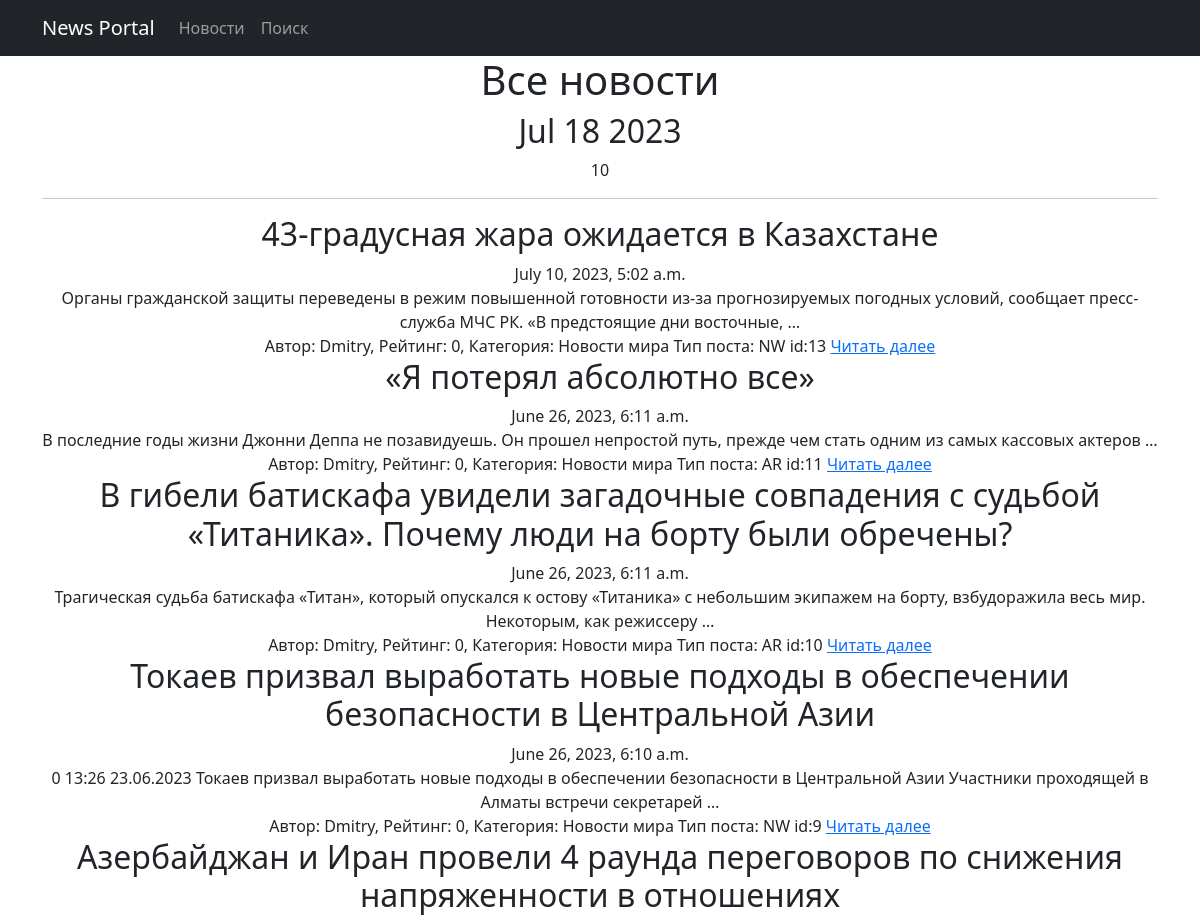
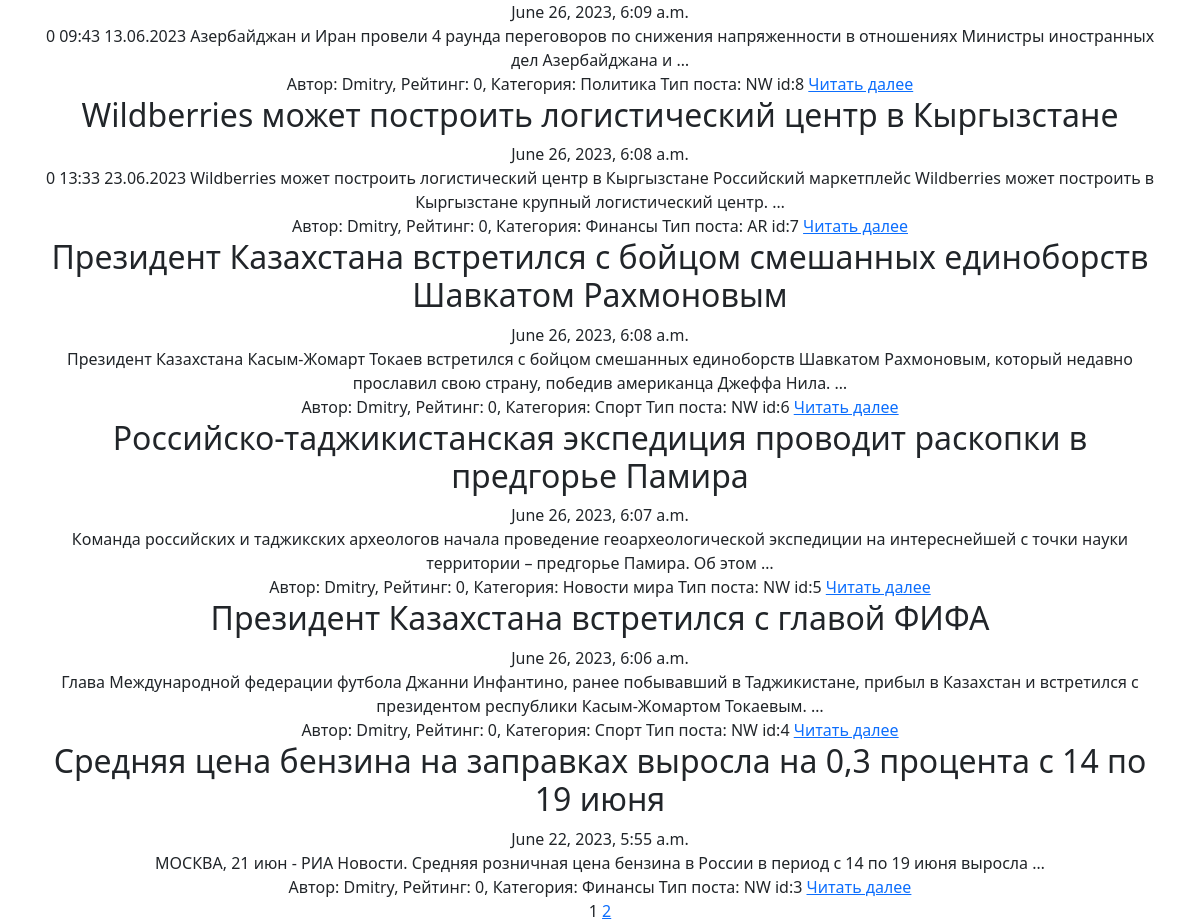
/posts/, run on the app's committed database (2 pictures, top to bottom).
### news/models.py (models this page shows, shortened)
class Post(models.Model):
    article = 'AR'
    news = 'NW'
    POST_TYPE = [
        (article, 'Статья'),
        (news, 'Новости')
    ]
    author = models.ForeignKey(Author, on_delete=models.CASCADE)
    postType = models.CharField(max_length=2, choices=POST_TYPE, default=article)
    timeDateCreation = models.DateTimeField(auto_now_add=True)
    postCategory = models.ManyToManyField(Category, through="PostCategory")
    title = models.CharField(max_length=255)
    text = models.TextField()
    postRating = models.IntegerField(default=0)

class Author(models.Model):
    user = models.OneToOneField(User, on_delete=models.CASCADE, null=True)
    authorRating = models.IntegerField(default=0)
    def __str__(self):
        return f'{self.user}'

class PostCategory(models.Model):
    post = models.ForeignKey(Post, on_delete=models.CASCADE)
    category = models.ForeignKey(Category, on_delete=models.CASCADE)

class Category(models.Model):
    categoryName = models.CharField(max_length=64, unique=True)
    def __str__(self):
        return f'{self.categoryName}'

### news/views.py (the view)
# urls.py: path('', PostList.as_view(), name = 'posts'),
class PostList(ListView):
    model = Post
    ordering = '-timeDateCreation'
    template_name = 'post.html'
    context_object_name = 'posts_link'
    paginate_by = 10
    def get_context_data(self, **kwargs):
        context = super().get_context_data(**kwargs)
        context['is_not_authors'] = not self.request.user.groups.filter(name='authors').exists()
        context['is_authors'] = self.request.user.groups.filter(name='authors').exists()
        return context

### news/templatetags/custom_filters.py (called while the page is built)
@register.filter(name = 'censor')
def censor(value):
    censor_list = ['редиска']
    text = value.split()
    for word in text:
        if word.lower() in censor_list:
            count = len(word) - 1
            value = value.replace(word, word[0] + '*' * count)
    return(value)

### news/templatetags/custom_tags.py (called while the page is built)
@register.simple_tag()
def current_time(format_string='%b %d %Y'):
  return datetime.utcnow().strftime(format_string)

### templates/post.html (shortened to what this page needs)
{% extends 'flatpages/default.html' %}
{% load custom_filters %}
{% load custom_tags %}
{% block content %}
    <h1>Все новости</h1>
    <h2>{% current_time '%b %d %Y' %}</h2>
    <div>{{posts_link | length}}</div>
    <hr>
    {% if posts_link %}
        {% for post in posts_link %}
            <h2>{{ post.title }}</h2>
            <div>
                {{ post.timeDateCreation }}
            </div>
            <div>
                {{ post.text|truncatewords:20|censor}}
            </div>
            <div>
                Автор: {{ post.author }}, Рейтинг: {{ post.postRating }}, Категория:
                {% for cat in post.postcategory_set.all %}
                    {{ cat.category }}
                {% endfor %} Тип поста: {{ post.postType }} id:{{post.pk}}
                <a href="{{ post.pk }}">Читать далее</a>
            </div>
        {% endfor %}
    {% else %}
        <h2>Новостей нет!</h2>
    {% endif %}
    {{ page_obj.number }}
    {% if page_obj.has_next %}
        <a href="?page={{ page_obj.next_page_number }}">{{ page_obj.next_page_number }}</a>
    {% endif %}
{% endblock content %}

### data on the page
Post: title "43-градусная жара ожидается в Казахстане", timeDateCreation "July 10, 2023, 5:02 a.m.", text|censor "Органы гражданской защиты переведены в режим повышенной готовности из-за прогнозируемых погодных условий, сообщает пресс-служба МЧС РК. «В предстоящие дни восточные, …", author "Dmitry", postRating "0", postType "NW", pk "13"
PostCategory: category "Новости мира"
Post: title "«Я потерял абсолютно все»", timeDateCreation "June 26, 2023, 6:11 a.m.", text|censor "В последние годы жизни Джонни Деппа не позавидуешь. Он прошел непростой путь, прежде чем стать одним из самых кассовых актеров …", author "Dmitry", postRating "0", postType "AR", pk "11"
PostCategory: category "Новости мира"
Post: title "В гибели батискафа увидели загадочные совпадения с судьбой «Титаника». Почему люди на борту были обречены?", timeDateCreation "June 26, 2023, 6:11 a.m.", text|censor "Трагическая судьба батискафа «Титан», который опускался к остову «Титаника» с небольшим экипажем на борту, взбудоражила весь мир. Некоторым, как режиссеру …", author "Dmitry", postRating "0", postType "AR", pk "10"
PostCategory: category "Новости мира"
Post: title "Токаев призвал выработать новые подходы в обеспечении безопасности в Центральной Азии", timeDateCreation "June 26, 2023, 6:10 a.m.", text|censor "0 13:26 23.06.2023 Токаев призвал выработать новые подходы в обеспечении безопасности в Центральной Азии Участники проходящей в Алматы встречи секретарей …", author "Dmitry", postRating "0", postType "NW", pk "9"
PostCategory: category "Новости мира"
Post: title "Азербайджан и Иран провели 4 раунда переговоров по снижения напряженности в отношениях", timeDateCreation "June 26, 2023, 6:09 a.m.", text|censor "0 09:43 13.06.2023 Азербайджан и Иран провели 4 раунда переговоров по снижения напряженности в отношениях Министры иностранных дел Азербайджана и …", author "Dmitry", postRating "0", postType "NW", pk "8"
PostCategory: category "Политика"
Post: title "Wildberries может построить логистический центр в Кыргызстане", timeDateCreation "June 26, 2023, 6:08 a.m.", text|censor "0 13:33 23.06.2023 Wildberries может построить логистический центр в Кыргызстане Российский маркетплейс Wildberries может построить в Кыргызстане крупный логистический центр. …", author "Dmitry", postRating "0", postType "AR", pk "7"
PostCategory: category "Финансы"
Post: title "Президент Казахстана встретился с бойцом смешанных единоборств Шавкатом Рахмоновым", timeDateCreation "June 26, 2023, 6:08 a.m.", text|censor "Президент Казахстана Касым-Жомарт Токаев встретился с бойцом смешанных единоборств Шавкатом Рахмоновым, который недавно прославил свою страну, победив американца Джеффа Нила. …", author "Dmitry", postRating "0", postType "NW", pk "6"
PostCategory: category "Спорт"
Post: title "Российско-таджикистанская экспедиция проводит раскопки в предгорье Памира", timeDateCreation "June 26, 2023, 6:07 a.m.", text|censor "Команда российских и таджикских археологов начала проведение геоархеологической экспедиции на интереснейшей с точки науки территории – предгорье Памира. Об этом …", author "Dmitry", postRating "0", postType "NW", pk "5"
PostCategory: category "Новости мира"
Post: title "Президент Казахстана встретился с главой ФИФА", timeDateCreation "June 26, 2023, 6:06 a.m.", text|censor "Глава Международной федерации футбола Джанни Инфантино, ранее побывавший в Таджикистане, прибыл в Казахстан и встретился с президентом республики Касым-Жомартом Токаевым. …", author "Dmitry", postRating "0", postType "NW", pk "4"
PostCategory: category "Спорт"
Post: title "Средняя цена бензина на заправках выросла на 0,3 процента с 14 по 19 июня", timeDateCreation "June 22, 2023, 5:55 a.m.", text|censor "МОСКВА, 21 июн - РИА Новости. Средняя розничная цена бензина в России в период с 14 по 19 июня выросла …", author "Dmitry", postRating "0", postType "NW", pk "3"
PostCategory: category "Финансы"

### other printed values
{{ posts_link | length }} "10"
{{ page_obj.number }} "1"
{{ page_obj.next_page_number }} "2"
